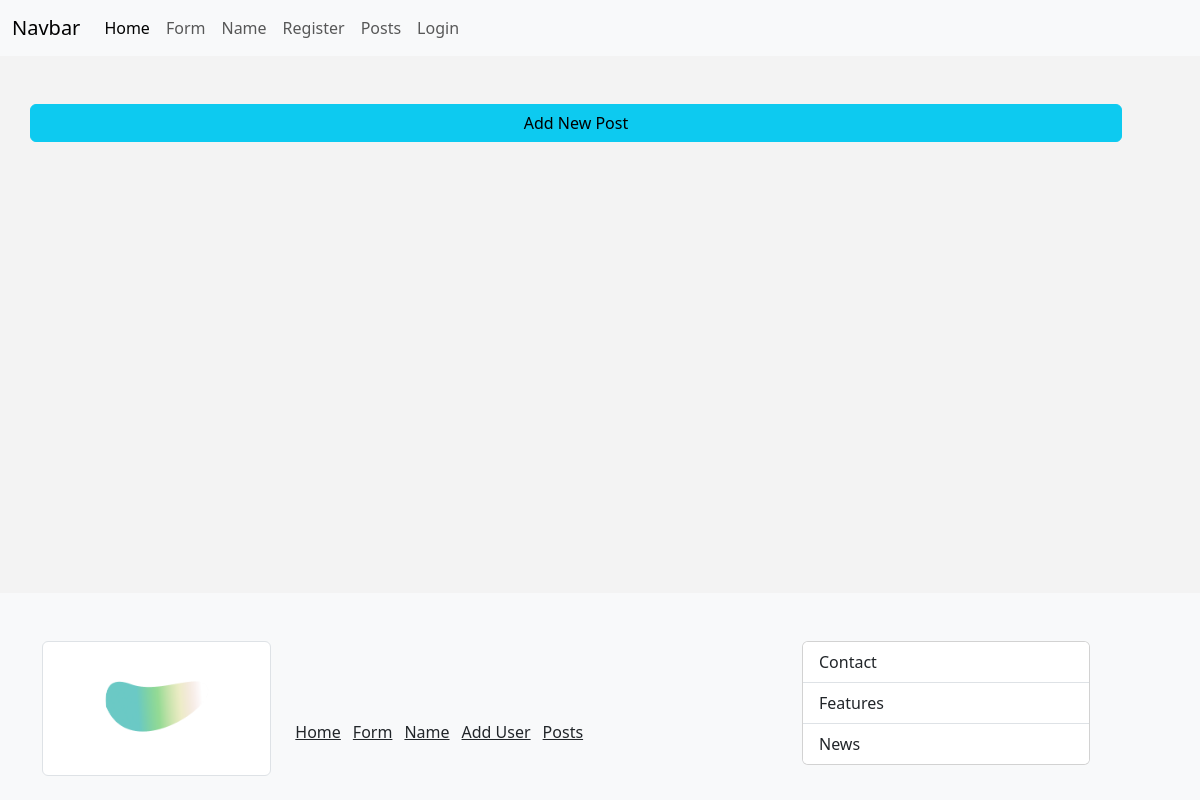
/posts, run on an earlier commit of the app's database.
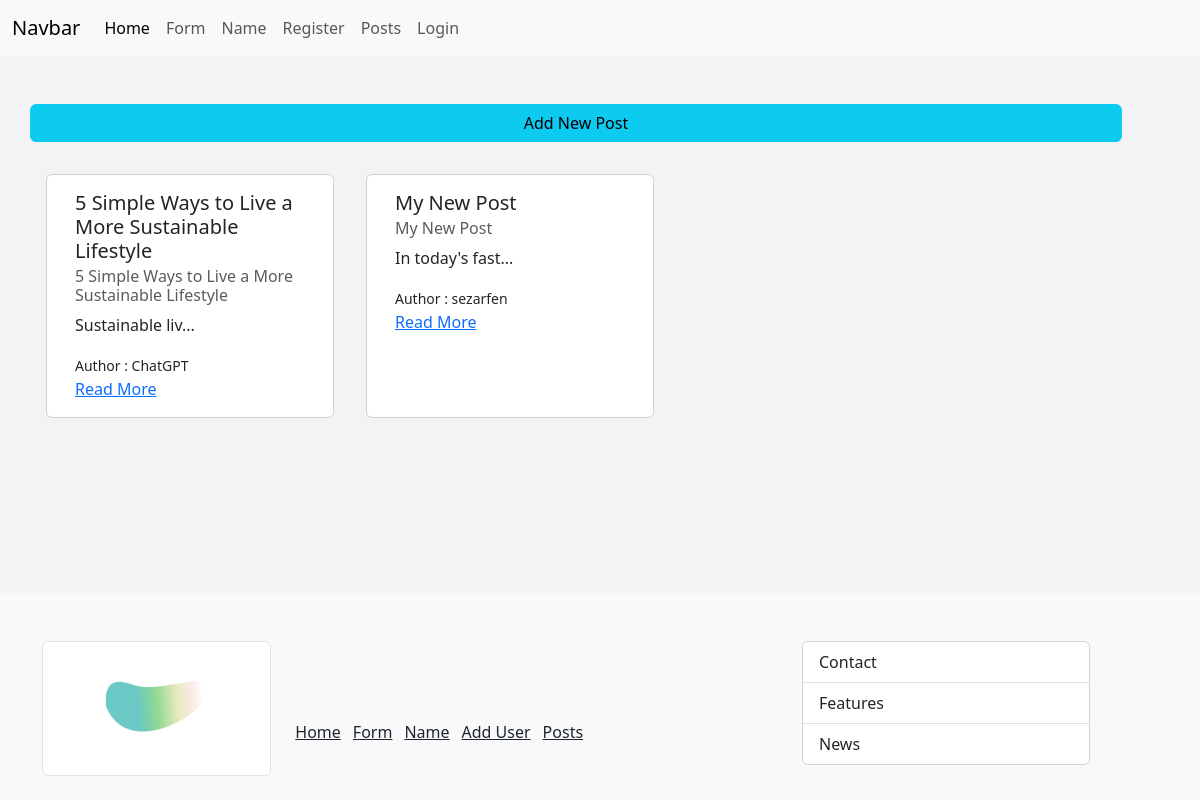
And on a later commit of the database.
### main.py (models this page shows)
class Post(db.Model):
	id = db.Column(db.Integer, primary_key = True)
	title = db.Column(db.String(255))
	content = db.Column(db.Text)
	author = db.Column(db.String(255))
	date_posted = db.Column(db.DateTime, default=datetime.utcnow)
	slug = db.Column(db.String(255)) # for a better url example instead of using /blog/1 using /blog/my_blog
	def small_content(self):
		if len(self.content) > 15:
			return self.content[:15] + "..."
		else:
			return self.content

### main.py (the view)
@app.route("/posts", methods=["GET"])
def get_posts():
	posts = Post.query.all()
	return render_template("post/posts.html", posts = posts)

### templates/post/posts.html (shortened to what this page needs)
{% extends 'base.html' %}
{% block content %}
<div class="row mb-3">
	<a href="{{url_for('add_post')}}" class="btn btn-info">Add New Post</a>
</div>
<div class="row">
	{% for post in posts%}
		<div class="card m-3" style="width: 18rem;">
			<div class="card-body">
				<h5 class="card-title">{{post.title}}</h5>
				<h6 class="card-subtitle mb-2 text-muted">{{post.title}}</h6>
				<p class="card-text">{{post.small_content()}}</p>
				<small>Author : {{post.author}}</small> <br>
				<a href="{{url_for('get_single_post', slug = post.slug)}}" class="card-link">Read More</a>
			</div>
	</div>
	{%endfor%}
</div>
{% endblock content %}

### templates/base.html (shortened to what this page needs)
<!DOCTYPE html>
<html lang="en">
  <head>
    <link
      href="https://cdn.jsdelivr.net/npm/bootstrap@5.3.3/dist/css/bootstrap.min.css"
      rel="stylesheet"
    />
    <link
      rel="stylesheet"
      href="{{url_for('static', filename='css/style.css')}}"
    />
  </head>
  <body>
    {% include 'shared/navbar.html' %}
    <div class="container main" style="padding-bottom: 5vh;">
      <div class="row mt-5">
        <div class="row">{% block content %} {% endblock content %}</div>
      </div>
    </div>
	{% include 'shared/footer.html' %}
  </body>
</html>

### templates/shared/navbar.html (shortened to what this page needs)
<nav class="navbar navbar-expand-lg bg-body-tertiary">
	<div class="container-fluid">
	  <a class="navbar-brand" href="{{url_for('index')}}">Navbar</a>
	  <div class="collapse navbar-collapse" id="navbarNav">
		<ul class="navbar-nav">
		  <li class="nav-item">
			<a class="nav-link active" aria-current="page" href="{{url_for('index')}}">Home</a>
		  </li>
		  <li class="nav-item">
			<a class="nav-link" href="{{url_for('form')}}">Form</a>
		  </li>
		  <li class="nav-item">
			<a class="nav-link" href="{{url_for('name')}}">Name</a>
		  </li>
		{% if current_user.is_anonymous %}
		  <li class="nav-item">
			<a class="nav-link" href="{{url_for('add_user')}}">Register</a>
		  </li>
		{% endif %}
		  <li class="nav-item">
			<a class="nav-link" href="{{url_for('get_posts')}}">Posts</a>
		  </li>
		{% if current_user.is_authenticated %}
		  <li class="nav-item">
			<a class="nav-link" href="{{url_for('get_dashboard')}}">Dashboard</a>
		  </li>
		  <li class="nav-item">
			<a class="nav-link link-danger" href="{{url_for('logout')}}">Logout</a>
		  </li>
		{% else %}
		  <li class="nav-item">
			<a class="nav-link" href="{{url_for('get_login')}}">Login</a>
		  </li>
		{% endif %}
		</ul>
	  </div>
	</div>
  </nav>

### templates/shared/footer.html
<footer style="margin-top: auto;">
	<div class="bg-body-tertiary text-white pt-5 pb-4">
		<div class="container">
			<div class="row">
				<div class="col-8">
					<div class="row">
						<div class="col-4">
							<img src="{{url_for('static', filename='images/background.png')}}" alt="Reverse Human" class="img-thumbnail">
						</div>
						<div class="col-8 align-middle" style="display: flex; align-items: center; gap: 1vw;">
							<a class="link-dark mt-5" href="{{url_for('index')}}">Home</a>
							<a class="link-dark mt-5" href="{{url_for('form')}}">Form</a>
							<a class="link-dark mt-5" href="{{url_for('name')}}">Name</a>
							<a class="link-dark mt-5" href="{{url_for('add_user')}}">Add User</a>
							<a class="link-dark mt-5" href="{{url_for('get_posts')}}">Posts</a>
						</div>
					</div>
				</div>
				<div class="col-4">
					<div class="card" style="width: 18rem;">
						<ul class="list-group list-group-flush">
						  <li class="list-group-item">Contact</li>
						  <li class="list-group-item">Features</li>
						  <li class="list-group-item">News</li>
						</ul>
					  </div>
				</div>
			</div>
		</div>
	</div>
</footer>

### static/css/style.css (style rules this page uses)
body { background-color: rgb(243, 243, 243); display: flex; flex-direction: column; flex-grow: 1; min-height: 100vh; }
footer { margin-top: auto; }

What changed in the data, as far as the page shows it:
added Post: title "5 Simple Ways to Live a More Sustainable Lifestyle", small_content "Sustainable liv...", author "ChatGPT"
added Post: title "My New Post", small_content "In today's fast...", author "sezarfen"
